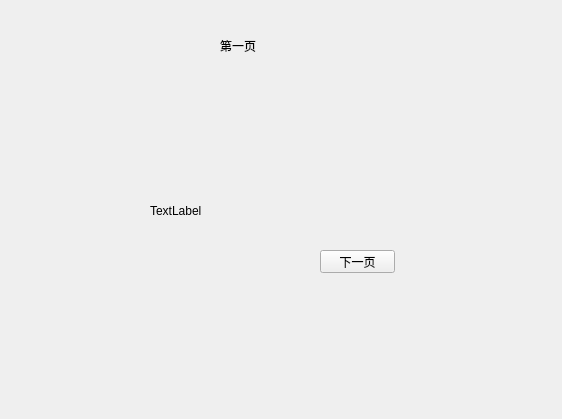
<?xml version="1.0" encoding="UTF-8"?>
<ui version="4.0">
 <class>oneform</class>
 <widget class="QWidget" name="oneform">
  <property name="geometry">
   <rect>
    <x>0</x>
    <y>0</y>
    <width>562</width>
    <height>419</height>
   </rect>
  </property>
  <property name="windowTitle">
   <string>oneform</string>
  </property>
  <widget class="QLabel" name="label">
   <property name="geometry">
    <rect>
     <x>150</x>
     <y>110</y>
     <width>241</width>
     <height>201</height>
    </rect>
   </property>
   <property name="text">
    <string>TextLabel</string>
   </property>
  </widget>
  <widget class="QLabel" name="label_2">
   <property name="geometry">
    <rect>
     <x>220</x>
     <y>30</y>
     <width>151</width>
     <height>31</height>
    </rect>
   </property>
   <property name="text">
    <string>第一页</string>
   </property>
  </widget>
  <widget class="QPushButton" name="pushButton">
   <property name="geometry">
    <rect>
     <x>320</x>
     <y>250</y>
     <width>75</width>
     <height>23</height>
    </rect>
   </property>
   <property name="text">
    <string>下一页</string>
   </property>
  </widget>
 </widget>
 <layoutdefault spacing="6" margin="11"/>
 <resources/>
 <connections/>
</ui>
